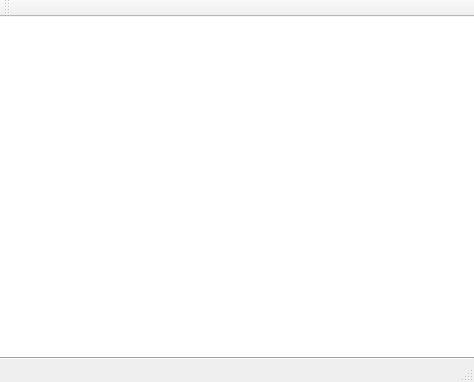
<?xml version="1.0" encoding="UTF-8"?>
<ui version="4.0">
 <class>MainWindow</class>
 <widget class="QMainWindow" name="MainWindow">
  <property name="geometry">
   <rect>
    <x>0</x>
    <y>0</y>
    <width>474</width>
    <height>382</height>
   </rect>
  </property>
  <property name="windowTitle">
   <string>MainWindow</string>
  </property>
  <widget class="QWidget" name="centralWidget">
   <layout class="QVBoxLayout" name="verticalLayout_2">
    <property name="spacing">
     <number>0</number>
    </property>
    <property name="leftMargin">
     <number>0</number>
    </property>
    <property name="topMargin">
     <number>0</number>
    </property>
    <property name="rightMargin">
     <number>0</number>
    </property>
    <property name="bottomMargin">
     <number>0</number>
    </property>
    <item>
     <widget class="QGraphicsView" name="playAreaCanvas">
      <property name="sizePolicy">
       <sizepolicy hsizetype="Expanding" vsizetype="Expanding">
        <horstretch>1</horstretch>
        <verstretch>1</verstretch>
       </sizepolicy>
      </property>
      <property name="autoFillBackground">
       <bool>false</bool>
      </property>
      <property name="frameShape">
       <enum>QFrame::NoFrame</enum>
      </property>
      <property name="frameShadow">
       <enum>QFrame::Plain</enum>
      </property>
      <property name="lineWidth">
       <number>0</number>
      </property>
      <property name="alignment">
       <set>Qt::AlignLeading|Qt::AlignLeft|Qt::AlignTop</set>
      </property>
      <property name="renderHints">
       <set>QPainter::Antialiasing|QPainter::HighQualityAntialiasing|QPainter::SmoothPixmapTransform|QPainter::TextAntialiasing</set>
      </property>
      <property name="transformationAnchor">
       <enum>QGraphicsView::AnchorViewCenter</enum>
      </property>
     </widget>
    </item>
    <item>
     <widget class="Line" name="separator">
      <property name="orientation">
       <enum>Qt::Horizontal</enum>
      </property>
     </widget>
    </item>
   </layout>
  </widget>
  <widget class="QMenuBar" name="menuBar">
   <property name="geometry">
    <rect>
     <x>0</x>
     <y>0</y>
     <width>474</width>
     <height>19</height>
    </rect>
   </property>
  </widget>
  <widget class="QToolBar" name="mainToolBar">
   <attribute name="toolBarArea">
    <enum>TopToolBarArea</enum>
   </attribute>
   <attribute name="toolBarBreak">
    <bool>false</bool>
   </attribute>
  </widget>
  <widget class="QStatusBar" name="statusBar"/>
 </widget>
 <resources/>
 <connections/>
</ui>
